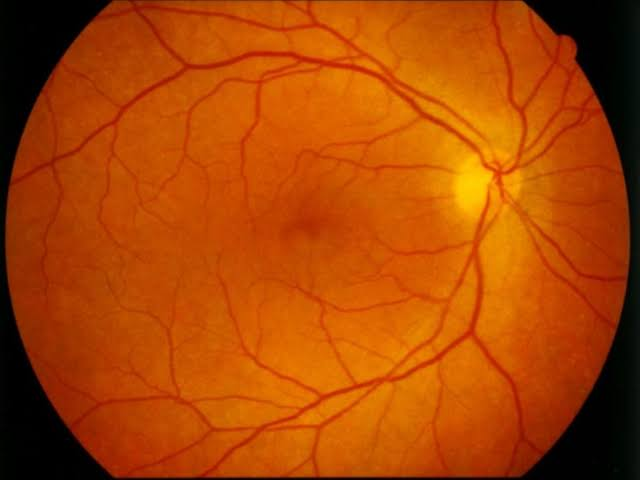
#> input picture clase/retina.jpeg, 640 x 480 px
$ jupyter execute --allow-errors 01_intro_python.ipynb
#> lines starting #> are read from the running program, lines starting #| are printed output that depends on the picture; after the words box and inside, x2 and y2 are one past the last pixel; in counts of white or black regions, pixels touching at a corner belong together
# Introducción a Python

### Objetivo

##### Desarrollar habilidades de programación en Python para analizar datos, automatizar tareas y crear herramientas que ayuden a resolver problemas de manera más rápida y eficiente.

## 1. Introducción a las variables y operaciones básicas

[cell 1]
print("Hola mundo")

### 1.1 Operación suma

[cell 2]
a = 5
b = 10
print(a + b)

### 1.2 Operación multiplicación

[cell 3]
a = 5
b = 10
print(a * b)

### 1.3 Guardar una variable

[cell 4]
nombre = "Laboratorio"
print(nombre)

### 1.4 Operación con lista de datos

[cell 5]
datos = [10, 12, 15, 18, 20]

[cell 6]
promedio = sum(datos)/len(datos)

[cell 7]
print(promedio)

### 1.5 Operación con datos míos

[cell 8]
datos1 =[5, 17, 31, 4, 53, 42, 62, 10, 95, 20]

[cell 9]
promedio1 = sum(datos1)/len(datos1)

[cell 10]
print(promedio1)

[cell 11]
maximo = max(datos1)

[cell 12]
print(maximo)

## 2. Funciones en Python

### 2.1 Función frase

[cell 13]
def saludar():
    print("Hola mundo")

[cell 14]
saludar()

### 2.2 Función suma

[cell 15]
def sumar(a,b):
    return a + b

[cell 16]
resultado = sumar(7,6)
print(resultado)

### 2.3 Función promedio

[cell 17]
def calcular_promedio(lista):
    return sum(lista) / len(lista)

[cell 18]
lista = [17, 10, 22, 43, 23]

[cell 19]
print(calcular_promedio(lista))

### 2.4 Función valor máximo

[cell 20]
def valor_maximo(c):
    return max(lista)

[cell 21]
print(valor_maximo(lista))

### 2.5 Función valor mínimo

[cell 22]
def valor_minimo(a):
    return min(a)

[cell 23]
print(valor_minimo(lista))

[cell 24]
numeros = [5, 7, 6, 9, 3]

[cell 25]
print(valor_minimo(numeros))

## 3. Gráficas

### 3.1 Primera gráfica

[cell 26]
import matplotlib.pyplot as plt

[cell 27]
datos = [3, 5, 7, 4, 6]

[cell 28]
plt.plot(datos)
plt.title("Datos simulados")
plt.xlabel("Índice")
plt.ylabel("Valor")
plt.show()

### 3.2 Segunda gráfica

[cell 29]
datos2 = (17, 22, 28, 23, 15, 10, 19, 20, 14, 11)

[cell 30]
plt.plot(datos2)
plt.title("Nueva gráfica")
plt.show()
#> figure, not shown here; curve peaks at x = 2, y = 28

### 3.3 Gráfica de barras

[cell 31]
carreras = ["Medicina", "Enfermería", "Odontología"]
estudiantes = [50, 35, 20]

plt.bar(carreras, estudiantes)
plt.title("Número de estudiantes por carrera")
plt.xlabel("Carrera")
plt.ylabel("Cantidad")

plt.show()
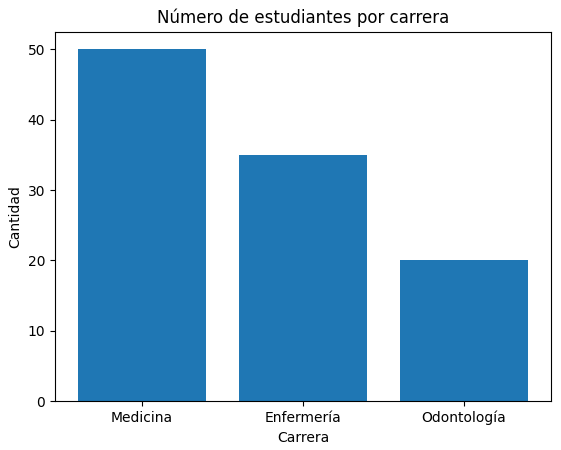
#> figure drawn by matplotlib, 1 panel; tallest bar 50 high, from x = -0.4 to 0.4

### 3.4 Gráfica de pastel

[cell 32]
frutas = ["Manzana", "Plátano", "Naranja"]
cantidad = [40, 35, 25]

plt.pie(cantidad, labels=frutas, autopct="%1.1f%%")
plt.title("Distribución de frutas")

plt.show()
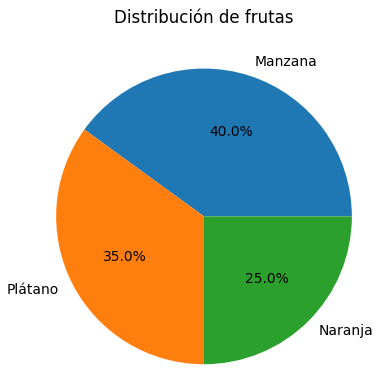
#> figure drawn by matplotlib, 1 panel

### 3.5 Gráfica Histograma

[cell 33]
calificaciones = [60,70,80,90,75,85,95,65,70,88]

plt.hist(calificaciones)
plt.title("Distribución de calificaciones")
plt.xlabel("Calificación")
plt.ylabel("Frecuencia")

plt.show()
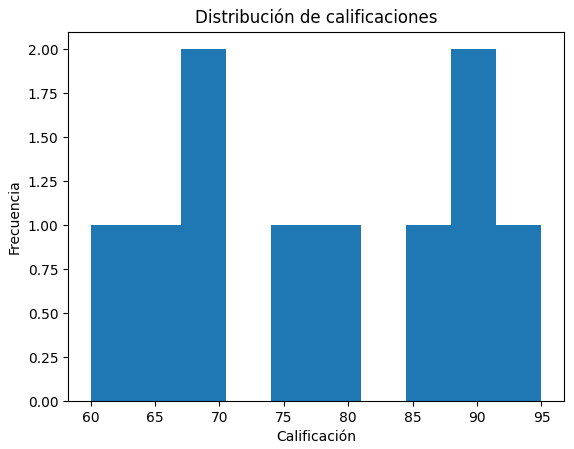
#> figure drawn by matplotlib, 1 panel

### 3.6 Gráfica de área

[cell 34]
x = [1,2,3,4,5]
y = [3,5,4,6,7]

plt.fill_between(x, y)
plt.title("Gráfica de área")
plt.xlabel("Tiempo")
plt.ylabel("Valor")

plt.show()
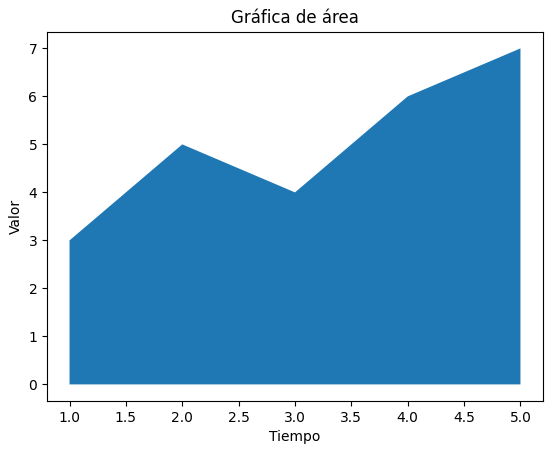
#> figure drawn by matplotlib, 1 panel

### 3.7 Gráfica de cajas o bigotes

[cell 35]
datos = [10,12,14,15,18,20,22,25,30]

plt.boxplot(datos)
plt.title("Distribución de datos")

plt.show()
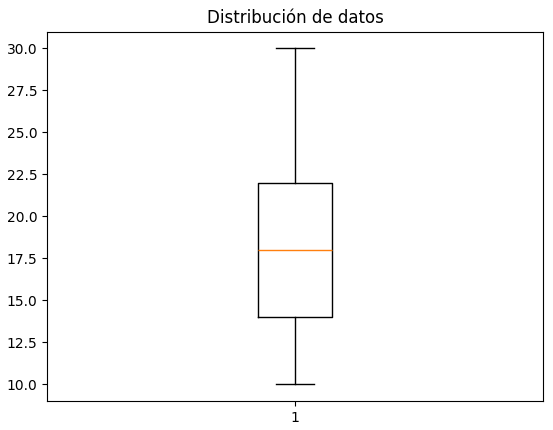
#> figure drawn by matplotlib, 1 panel

### 3.8 Gráfica 3D

[cell 36]
import numpy as np
from mpl_toolkits.mplot3d import Axes3D

# Crear datos
x = np.linspace(-5, 5, 50)
y = np.linspace(-5, 5, 50)

X, Y = np.meshgrid(x, y)

Z = np.sin(np.sqrt(X**2 + Y**2))

# Crear gráfica
fig = plt.figure()
ax = fig.add_subplot(111, projection='3d')

ax.plot_surface(X, Y, Z)

ax.set_title("Superficie 3D")

plt.show()
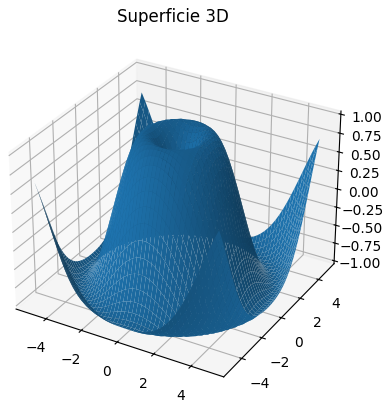
#> figure drawn by matplotlib, 1 panel

## 4. Mini proyecto matemático

### 4.1 Datos

[cell 37]
calificaciones = [93, 100, 98, 95, 91, 70, 96, 100]

### 4.2 Promedio

[cell 38]
prom = sum(calificaciones) / len(calificaciones)
print(prom)

### 4.3 Valor máximo

[cell 39]
c_maximo = max(calificaciones)
print(c_maximo)

### 4.4 Gráfica

[cell 40]
import matplotlib.pyplot as plt

plt.figure(figsize=(6,4))

plt.hist(calificaciones, bins=6)
plt.title("Distribución de calificaciones")
plt.xlabel("Calificación")
plt.ylabel("Frecuencia")
plt.grid(True)

plt.show()
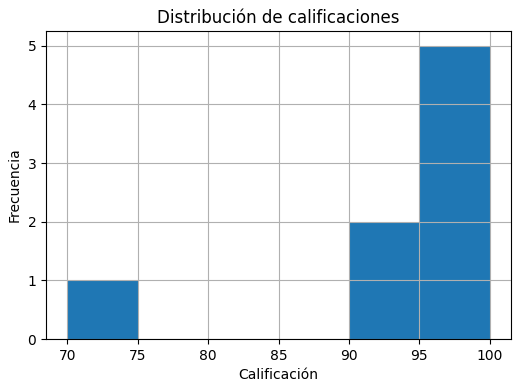
#> figure drawn by matplotlib, 1 panel; tallest bar 5 high, from x = 95 to 100

##### La gráfica presenta intervalos de 5 en 5, lo que permite observar que la mayoría de las calificaciones se encuentran en el rango de 95 a 100 con una frecuencia de 5. En contraste, las calificaciones situadas entre 70 y 75 presentan una frecuencia de solo una vez.

## 5. Conclusión

##### Durante el trabajo realizado hasta el momento acerca del servicio aprendí a utilizar Python para visualizar datos. Aprendí como crear funciones, utilizar ciclos, aplicar condicionales y clasificar la información. Además de que adquirí conocimiento en generar gráficas haciendo uso de librerías, lo que permitió observar los datos de una manera más clara.

##### Una parte que me resultó dificial fue entender como funcionan algunos apartados de los códigos ni la lógica dentrás de ellos. En especial el uso de ciertos signos dentro de las condiciones y como estos permitían evaluar los valores o establecer rangos para clasificar los datos.

##### Finalmente, este trabajo me ayudó a comprender mejor cómo la programación puede ser utilizada para organizar, clasificar y visualizar información de una manera más eficiente. Asímismo, comprendí que Python es una herramienta útil para análizar datos.

# 6. Procesamiento de imagen medica

### 6.1 Imagen de retina

[cell 41]
import cv2
import matplotlib.pyplot as plt

[cell 42]
img = cv2.imread("retina.jpeg")
#> img is the input picture: shape (480, 640, 3); mean B, G, R 2.7, 69, 169.5

[cell 43]
plt.imshow(cv2.cvtColor(img, cv2.COLOR_BGR2RGB))
plt.show()

### 6.2 Imagen de retina en tonos grises

[cell 44]
gray = cv2.cvtColor(img, cv2.COLOR_BGR2GRAY)
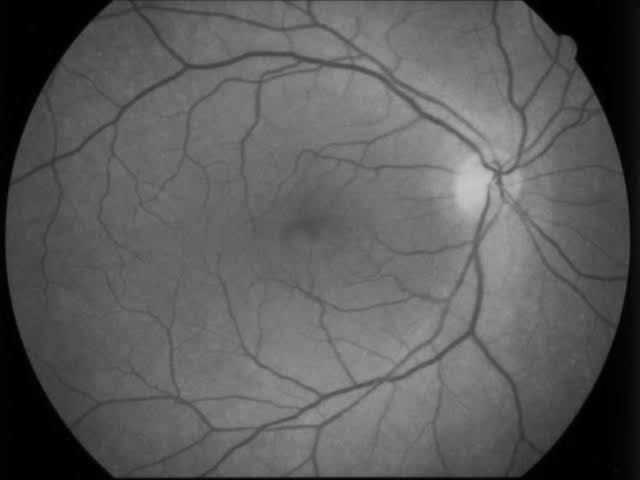
#> gray: shape (480, 640); min 0, max 199, mean 91.5

[cell 45]
plt.imshow(gray, cmap='gray')
plt.title("Imagen en escala de grises")
plt.show()

### 6.3 Comparativa entre imagenes de retina

[cell 46]
plt.figure(figsize=(10,4))

plt.subplot(1,2,1)
plt.imshow(cv2.cvtColor(img, cv2.COLOR_BGR2RGB))
plt.title("Imagen original")

plt.subplot(1,2,2)
plt.imshow(gray, cmap='gray')
plt.title("Escala de grises")

plt.show()

### 6.4 Histograma de la presencia de colores

[cell 47]
plt.hist(gray.ravel(), bins=256)
plt.title("Histograma")
plt.show()
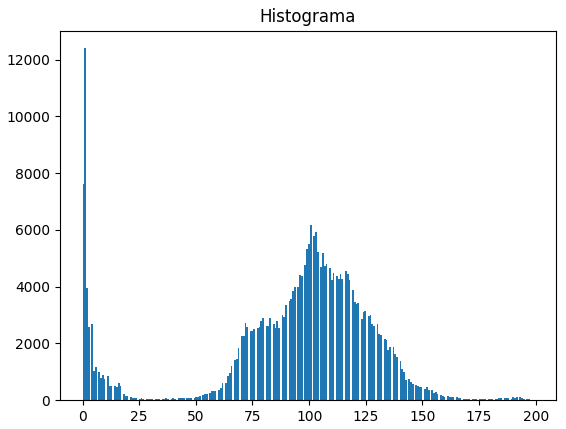
#> figure drawn by matplotlib, 1 panel; tallest bar 12406 high, from x = 0.777 to 1.55

### 6.5 Imagen umbralizada

[cell 48]
_, thresh = cv2.threshold(gray, 120, 255, cv2.THRESH_BINARY)
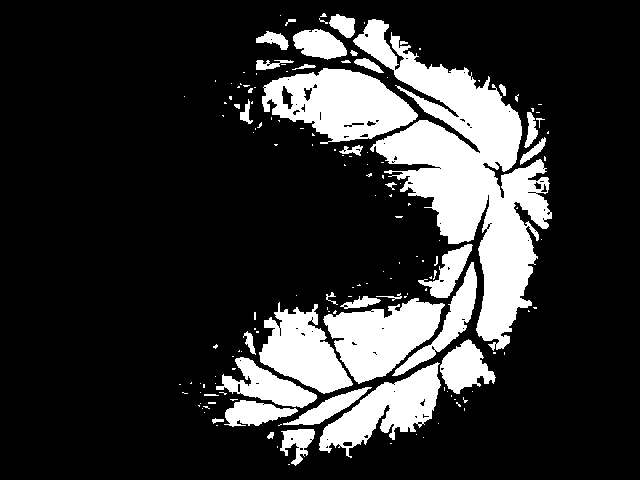
#> thresh: shape (480, 640); 19.8% white; 155 white regions (117 under 20 px), largest, box (x1, y1, x2, y2) and area: (353, 19, 552, 351) 23901, (262, 68, 418, 144) 7161, (323, 298, 445, 384) 5833

[cell 49]
plt.imshow(thresh, cmap='gray')
plt.title("Imagen umbralizada")
plt.show()

[cell 50]
cv2.imwrite("resultado_umbral.jpg", thresh)
#> Out = True

$ run again, with tareas/comparacion_verde_images.jpg copied over clase/retina.jpeg
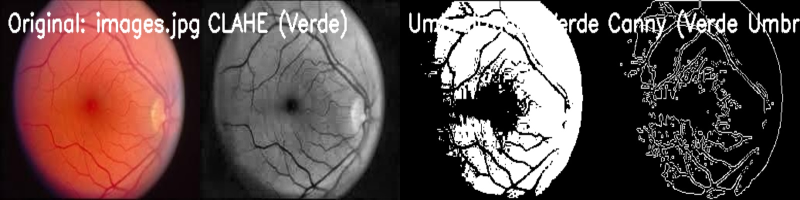
#> input picture tareas/comparacion_verde_images.jpg, 1600 x 400 px (shown at 1/2 size)
#> img is the input picture: shape (400, 1600, 3); mean B, G, R 73.8, 75.8, 96.3
#> `plt.show()`:
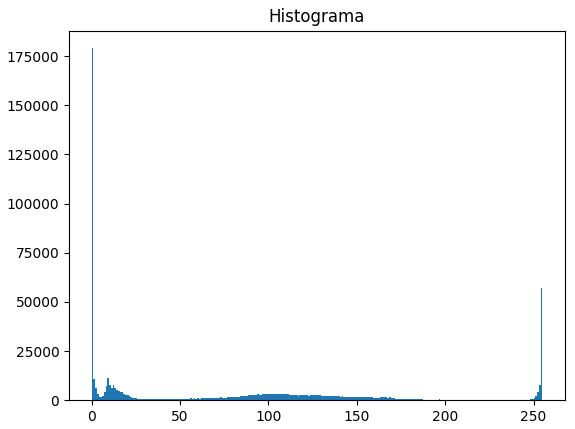
#> figure drawn by matplotlib, 1 panel; tallest bar 179013 high, from x = 0 to 0.996
#> `_, thresh = cv2.threshold(gray, 120, 255, cv2.THRESH_BINARY)`:
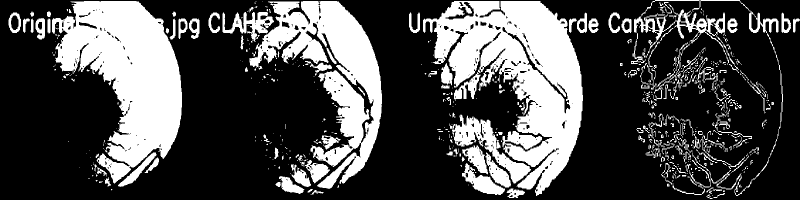
#> thresh: shape (400, 1600) (shown at 1/2 size); 30.2% white; 613 white regions (409 under 20 px), largest, box (x1, y1, x2, y2) and area: (846, 2, 1166, 392) 59230, (104, 2, 364, 367) 51328, (498, 2, 764, 378) 37445
#> Out = True
